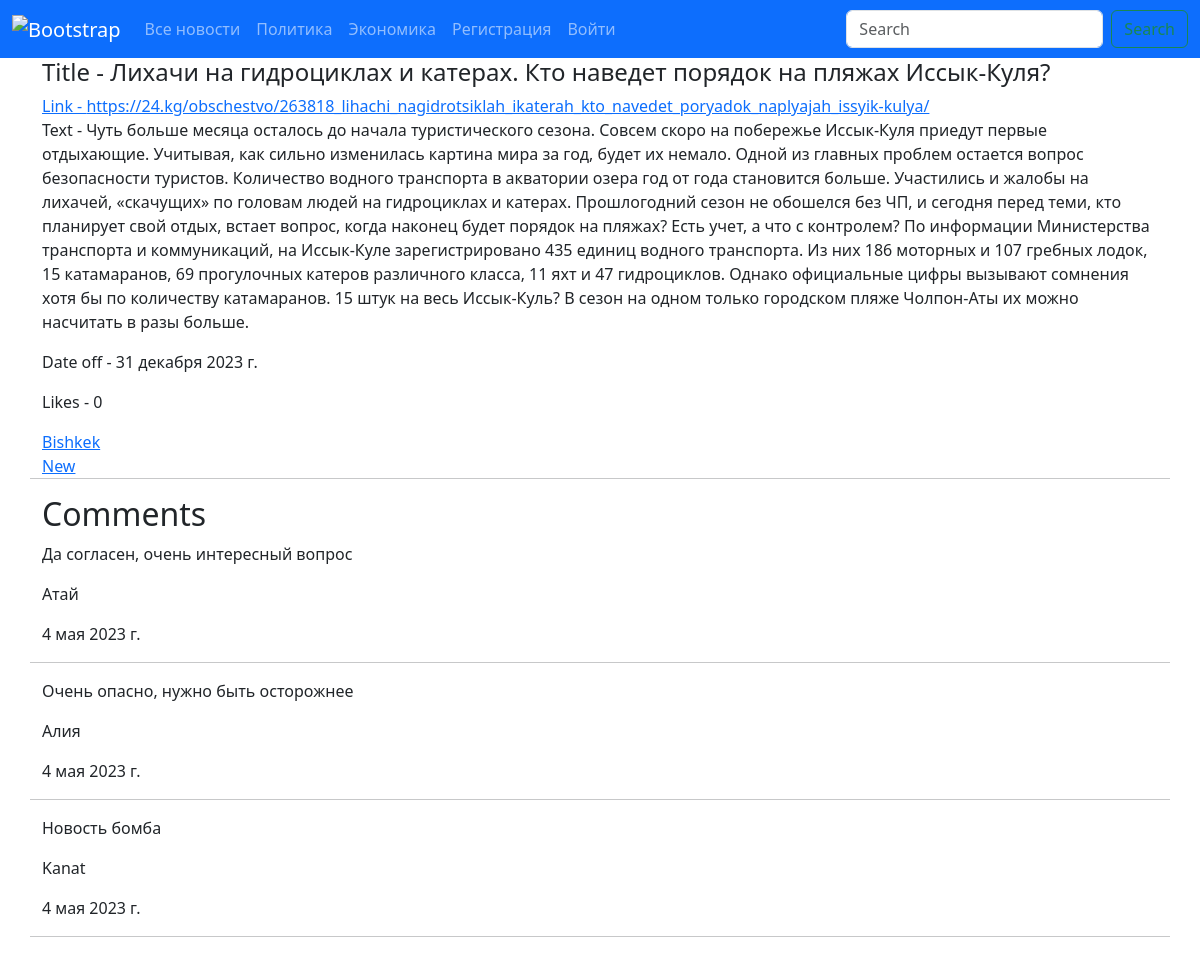
The page /news/1/ on the database its author committed.
### news/models.py (models this page shows, shortened)
class Category(models.Model):
    title = models.CharField(max_length=100)

class News(models.Model):
    class Meta:
        verbose_name = 'новость'
        verbose_name_plural = 'новости'
    image = models.ImageField(null=True, upload_to='news')
    category = models.ForeignKey(Category, on_delete=models.PROTECT,
                                 null=True, verbose_name='Категория')
    tags = models.ManyToManyField(Tag, blank=True, verbose_name='Тэги')
    title = models.CharField(max_length=100, verbose_name='Заголовок')
    link = models.URLField(verbose_name='Ссылка')
    text = models.TextField(null=True, verbose_name='Текст')
    likes = models.IntegerField(default=0, verbose_name='Лайки')
    rating = models.FloatField(default=0, verbose_name='Рейтинг')
    date_off = models.DateField(null=True, verbose_name='Дата окончания новости')

class Tag(models.Model):
    title = models.CharField(max_length=100)

class Comment(models.Model):
    class Meta:
        ordering = ['-created_at']
    news = models.ForeignKey(News, on_delete=models.CASCADE, null=True)
    text = models.TextField()
    author = models.CharField(max_length=100)
    created_at = models.DateField(null=True,
                                  auto_now_add=True)

### news/views.py (the view, shortened to what this page needs)
# urls.py: path('news/<int:id>/', views.news_item_view),
def news_item_view(request, id):
    try:
        detail = News.objects.get(id=id)
    except News.DoesNotExist:
        raise Http404('News not found')
    if request.method == 'GET':
        context = {
            'news_detail': detail,
            'comments': Comment.objects.filter(news_id=id),
            'categories': Category.objects.all()
        }
        return render(request, 'detail.html', context=context)

### templates/detail.html (shortened to what this page needs)
{% extends 'layout.html' %}
{% block content %}
    <h4>Title - {{ news_detail.title }}</h4>
    <a href="{{ news_detail.link }}">Link - {{ news_detail.link }}</a>
    <p>Text - {{ news_detail.text }}</p>
    <p>Date off - {{ news_detail.date_off }}</p>
    <p>Likes - {{ news_detail.likes }}</p>
    <a>{% for tag in news_detail.tags.all %}
        <a href="">{{ tag.title }}</a>
    {% endfor %}
    </a>
    <hr/>
    <h2>Comments</h2>
    {% for i in comments %}
        <p>{{ i.text }}</p>
        <p>{{ i.author }}</p>
        <p>{{ i.created_at }}</p>
        <hr>
    {% endfor %}
{% endblock %}

### templates/layout.html (shortened to what this page needs)
{% load static %}
<!DOCTYPE html>
<html lang="en">
<head>
    <link rel="stylesheet" href="{% static 'css/style.css' %}">
    <link href="https://cdn.jsdelivr.net/npm/bootstrap@5.3.0-alpha3/dist/css/bootstrap.min.css" rel="stylesheet"
>
</head>
<body>
<nav class="navbar navbar-expand-lg navbar-dark bg-primary">
    <div class="container-fluid">
        <a class="navbar-brand" href="/news/">
            <img src="{% static 'images/unnamed.png' %}" alt="Bootstrap" width="30" height="30">
        </a>
        <div class="collapse navbar-collapse" id="navbarSupportedContent">
            <ul class="navbar-nav me-auto mb-2 mb-lg-0">
                <li class="nav-item">
                    <a class="nav-link" href="/news/">Все новости</a>
                    {% for i in categories %}
                        <li class="nav-item">
                            <a class="nav-link" href="/category/{{ i.id }}/news/">{{ i.title }}</a>
                        </li>
                    {% endfor %}
                <li class="nav-item">
                    <a class="nav-link" href="/register/">Регистрация</a>
                <li>
                {% if user.is_authenticated %}
                    <li class="nav-item">
                        <a class="nav-link" href="/logout/">Выйти({{ user }})</a>
                    <li>
                {% else %}
                    <li class="nav-item">
                    <a class="nav-link" href="/login/">Войти</a>
                {% endif %}
            </ul>
        <form class="d-flex" role="search" action="/search/" method="get">
              <input class="form-control me-2" type="search" name="search_word"
                     placeholder="Search" aria-label="Search">
              <button class="btn btn-outline-success" type="submit">Search</button>
        </form>
        </div>
    </div>
</nav>
<div class="container">
    <div class='row'>
        {% block content %}
        {% endblock %}
    </div>
</div>
</body>
</html>

### static_files/css/style.css (style rules this page uses)
body { background: #5b80b2; color: white; }

### rows shown on the page
Category: title "Политика"
Category: title "Экономика"
News: title "Лихачи на гидроциклах и катерах. Кто наведет порядок на пляжах Иссык-Куля?", link "https://24.kg/obschestvo/263818_lihachi_nagidrotsiklah_ikaterah_kto_navedet_poryadok_naplyajah_issyik-kulya/", text "Чуть больше месяца осталось до начала туристического сезона. Совсем скоро на побережье Иссык-Куля приедут первые отдыхающие. Учитывая, как сильно изменилась картина мира за год, будет их немало. Одной из главных проблем остается вопрос безопасности туристов. Количество водного транспорта в акватории озера год от года становится больше. Участились и жалобы на лихачей, «скачущих» по головам людей на гидроциклах и катерах. Прошлогодний сезон не обошелся без ЧП, и сегодня перед теми, кто планирует свой отдых, встает вопрос, когда наконец будет порядок на пляжах? Есть учет, а что с контролем? По информации Министерства транспорта и коммуникаций, на Иссык-Куле зарегистрировано 435 единиц водного…", date_off "31 декабря 2023 г.", likes "0"
Tag: title "Bishkek"
Tag: title "New"
Comment: text "Да согласен, очень интересный вопрос", author "Атай", created_at "4 мая 2023 г."
Comment: text "Очень опасно, нужно быть осторожнее", author "Алия", created_at "4 мая 2023 г."
Comment: text "Новость бомба", author "Kanat", created_at "4 мая 2023 г."
